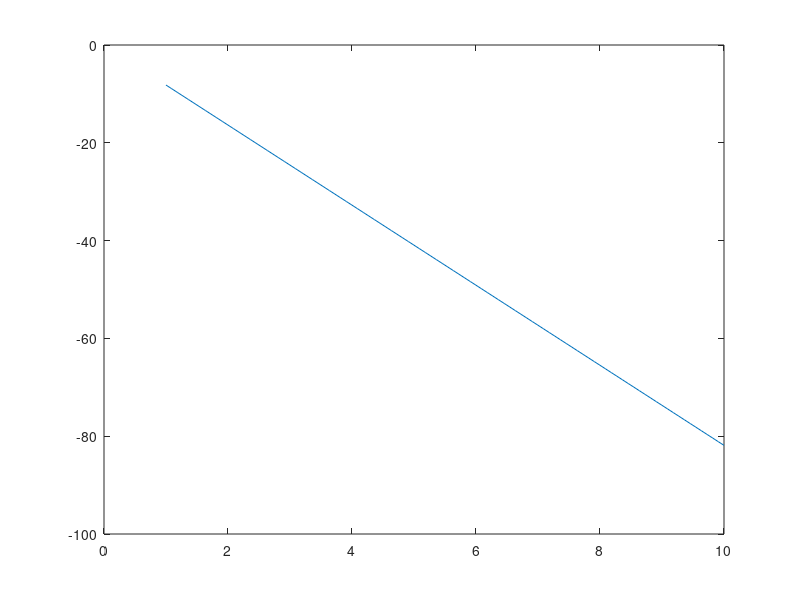

Source code (MATLAB):
%plot function v(t) = 10e(-0.2 + j*pi)*t
%0 <= t <= 10 using plot (t,v)


clear;
clc;
t = linspace(1,10);
v = 10*exp(-0.2 + 1j*pi)*t;

plot (t,v);
